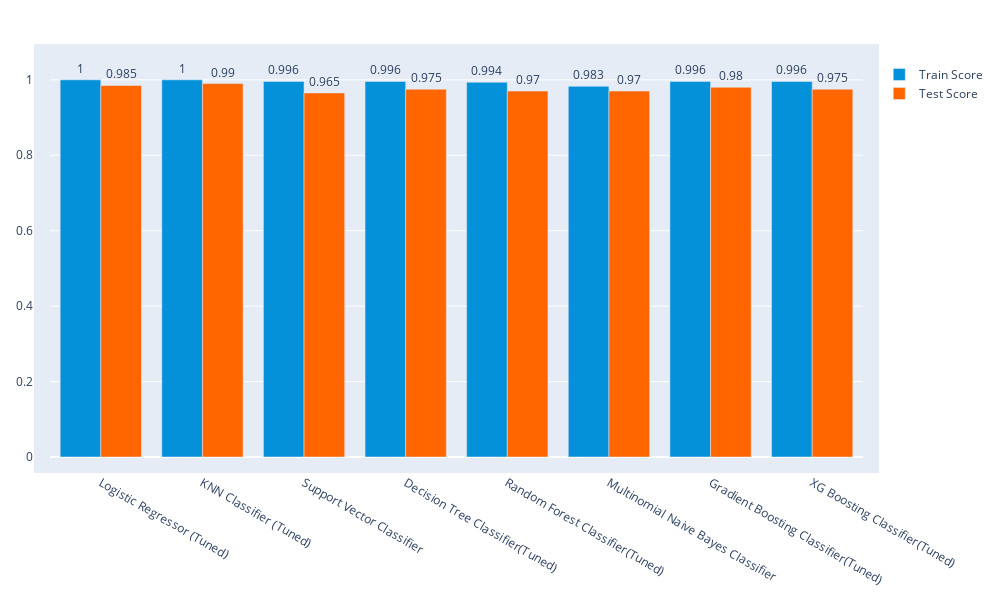

Notebook source saved alongside this figure:
### Code cell
import plotly.graph_objects as go

fig = go.Figure(data=[
    go.Bar(name='Train Score', x= Model_Comparison['Model'], y= Model_Comparison['Train Score'],  text= Model_Comparison['Train Score'], texttemplate='%{text:.3}', textposition='outside', marker_color='#0590DA'),
    go.Bar(name='Test Score', x= Model_Comparison['Model'], y=Model_Comparison['Test Score'], text= Model_Comparison['Test Score'], texttemplate='%{text:.3}', textposition='outside', marker_color='#FF6600')
])
# Change the bar mode
fig.update_layout(barmode='group', width=1000, height=600, margin=dict(l=50, r=50, b=50, t=60, pad=16))
fig.show()

### Figure 1 — Plotly figure (JSON) as saved in the notebook; plotly's stock layout.template omitted (floating-point values rounded to 4 significant figures)
{"data": [{"marker": {"color": "#0590DA"}, "name": "Train Score", "text": [1, 1, 0.9957, 0.9957, 0.9936, 0.983, 0.9957, 0.9957], "textposition": "outside", "texttemplate": "%{text:.3}", "type": "bar", "x": ["Logistic Regressor (Tuned)", "KNN Classifier (Tuned)", "Support Vector Classifier ", "Decision Tree Classifier(Tuned)", "Random Forest Classifier(Tuned)", "Multinomial Naive Bayes Classifier", "Gradient Boosting Classifier(Tuned)", "XG Boosting Classifier(Tuned)"], "y": [1, 1, 0.9957, 0.9957, 0.9936, 0.983, 0.9957, 0.9957]}, {"marker": {"color": "#FF6600"}, "name": "Test Score", "text": [0.9851, 0.9901, 0.9653, 0.9752, 0.9703, 0.9703, 0.9802, 0.9752], "textposition": "outside", "texttemplate": "%{text:.3}", "type": "bar", "x": ["Logistic Regressor (Tuned)", "KNN Classifier (Tuned)", "Support Vector Classifier ", "Decision Tree Classifier(Tuned)", "Random Forest Classifier(Tuned)", "Multinomial Naive Bayes Classifier", "Gradient Boosting Classifier(Tuned)", "XG Boosting Classifier(Tuned)"], "y": [0.9851, 0.9901, 0.9653, 0.9752, 0.9703, 0.9703, 0.9802, 0.9752]}], "layout": {"barmode": "group", "height": 600, "margin": {"b": 50, "l": 50, "pad": 16, "r": 50, "t": 60}, "width": 1000}}
